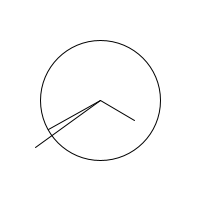
Frame 1 (no input)
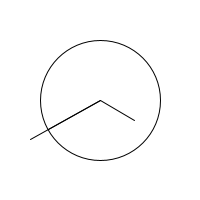
Frame 60 (the mouse pressed at the canvas centre just before this capture)
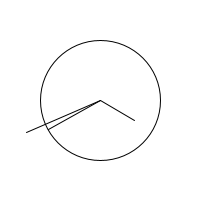
Frame 120 (the mouse held since frame 60 and released just before this capture)

The Processing sketch that drew these frames (run headless with seeded random() and noise(); from frame 60 on, the mouse is pressed at the canvas centre):

// Processing sketch: horloge_1
// ── horloge_1.pde
//
// déclaration des variables
//
float taille_aiguille_heure = 40;
float taille_aiguille_minute = 60;
float taille_aiguille_seconde = 80;
float diametre_cadran = 120;


void setup(){
  // démarage de l'application
  size(200,200);
}


void draw(){
  // rafraichissement du dessin
  background(255);
  translate(width/2,height/2);
  
  ellipse(0,0,diametre_cadran,diametre_cadran);
  
  pushMatrix();
  rotate(second()*PI/30);
  line(0,-taille_aiguille_seconde,0,0);
  popMatrix();
  
  pushMatrix();
  rotate(minute()*PI/30);
  line(0,-taille_aiguille_minute,0,0);
  popMatrix();
  
  rotate(hour()*PI/6);
  line(0,-taille_aiguille_heure,0,0);
}
